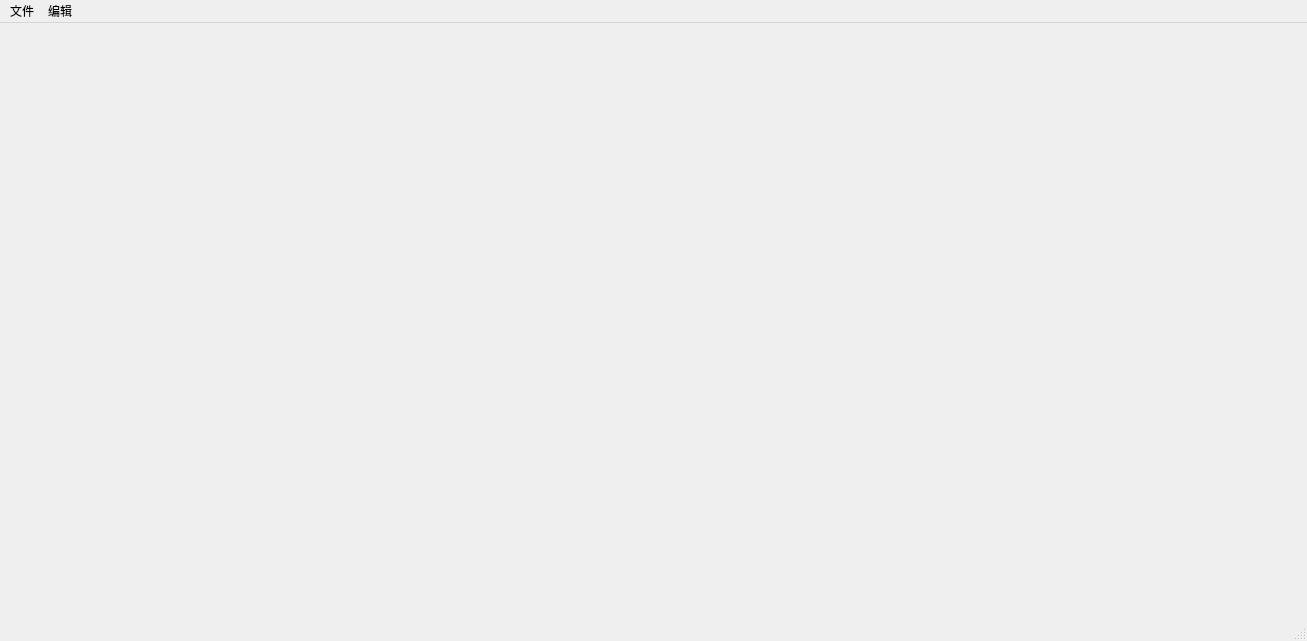
<?xml version="1.0" encoding="UTF-8"?>
<ui version="4.0">
 <class>MainWindow</class>
 <widget class="QMainWindow" name="MainWindow">
  <property name="geometry">
   <rect>
    <x>0</x>
    <y>0</y>
    <width>1307</width>
    <height>641</height>
   </rect>
  </property>
  <property name="windowTitle">
   <string>MainWindow</string>
  </property>
  <widget class="QWidget" name="centralwidget"/>
  <widget class="QMenuBar" name="menubar">
   <property name="geometry">
    <rect>
     <x>0</x>
     <y>0</y>
     <width>1307</width>
     <height>24</height>
    </rect>
   </property>
   <widget class="QMenu" name="menu">
    <property name="title">
     <string>文件</string>
    </property>
    <addaction name="action_open"/>
    <addaction name="action_baocun"/>
   </widget>
   <widget class="QMenu" name="menu_2">
    <property name="title">
     <string>编辑</string>
    </property>
   </widget>
   <addaction name="menu"/>
   <addaction name="menu_2"/>
  </widget>
  <widget class="QStatusBar" name="statusbar"/>
  <action name="action_open">
   <property name="text">
    <string>打开</string>
   </property>
  </action>
  <action name="action_baocun">
   <property name="text">
    <string>保存</string>
   </property>
  </action>
 </widget>
 <resources/>
 <connections/>
</ui>
